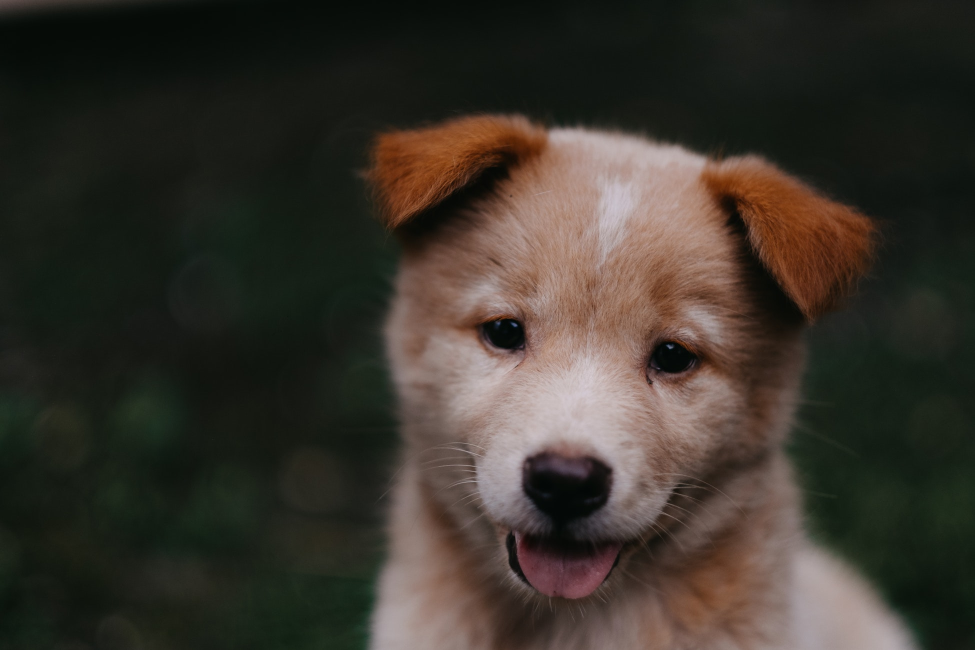
#> input picture 計算神經科學/code/images_data/00-puppy.jpg, 1950 x 1300 px, found by its file name (shown at 1/2 size)
$ jupyter execute --allow-errors opencv.ipynb   (shell and % lines are left out)
#> lines starting #> are read from the running program, lines starting #| are printed output that depends on the picture; after the words box and inside, x2 and y2 are one past the last pixel; in counts of white or black regions, pixels touching at a corner belong together; long printed decimals are rounded
[cell 1]
#!pip install opencv-python
#!pip install opencv_contrib_python
#!pip install --upgrade pip setuptools wheel

[cell 2]
from google.colab import drive
drive.mount('/content/drive')

[cell 3]
import cv2
import matplotlib.pyplot as plt

[cell 4]
%cd /content/drive/MyDrive/python-opencv-course-master

## Color

[cell 5]
img = cv2.imread('./DATA/00-puppy.jpg')
#> img is the input picture: shape (1300, 1950, 3); mean B, G, R 43.8, 51.8, 57.3

[cell 6]
print(img.shape)
#| (1300, 1950, 3)

[cell 7]
plt.imshow(img)

[cell 8]
img = cv2.cvtColor(img, cv2.COLOR_BGR2RGB)
plt.imshow(img)

[cell 9]
img_gray = cv2.cvtColor(img, cv2.COLOR_BGR2GRAY)
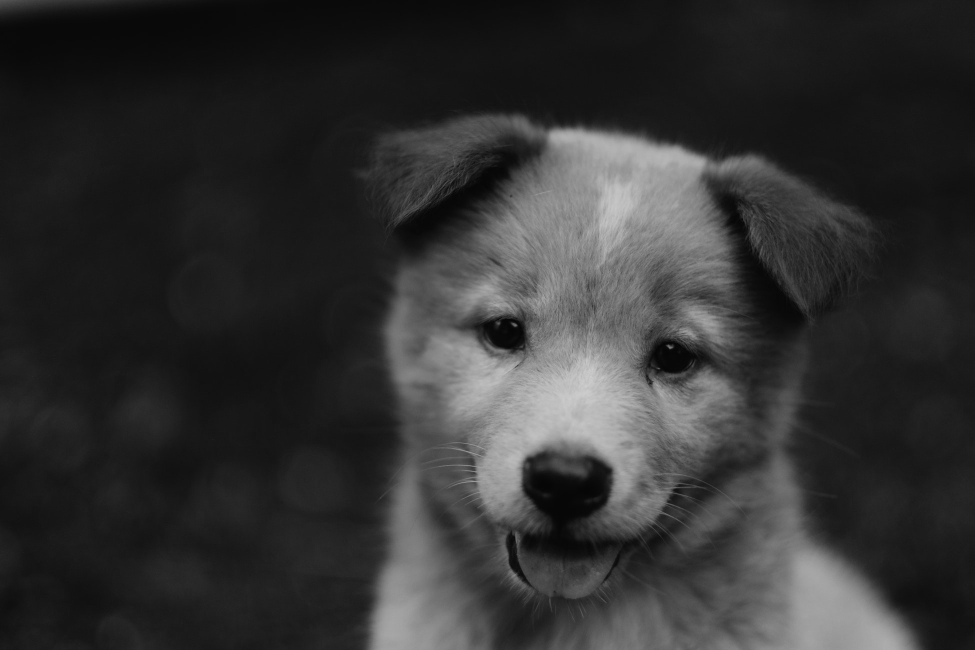
#> img_gray: shape (1300, 1950) (shown at 1/2 size); min 1, max 207, mean 50
plt.imshow(img_gray, cmap="gray")

[cell 10]
hist_values = cv2.calcHist([img], channels=[0], mask=None, histSize=[256], ranges=[0,256])
#> hist_values = 256 values, max 133817 at index 21, min 0 at index 217, mean 9902.3
plt.plot(hist_values)
#> figure, not shown here; curve peaks at x = 21, y = 133817

[cell 11]
color = ('r','g','b')

for i,col in enumerate(color):
    histr = cv2.calcHist([img], [i], None, [256], [0,256])
    plt.plot(histr, color=col)
    plt.xlim([0,256])
#> figure, not shown here; curve peaks at x = 21, y = 133817; curve peaks at x = 25, y = 114036; curve peaks at x = 21, y = 158781

[cell 12]
output = cv2.flip(img, 0)    # 0上下翻轉, 1左右翻轉, -1上下左右翻轉
plt.imshow(output)

[cell 13]
output_ROTATE_90_CLOCKWISE = cv2.rotate(img, cv2.ROTATE_90_CLOCKWISE)
plt.imshow(output_ROTATE_90_CLOCKWISE)

[cell 14]
output_1 = cv2.resize(img, (200, 200))   # 產生 200x200 的圖
plt.imshow(output_1)

## BLUR

[cell 15]
import numpy as np

[cell 16]
img = cv2.imread('DATA/bricks.jpg')
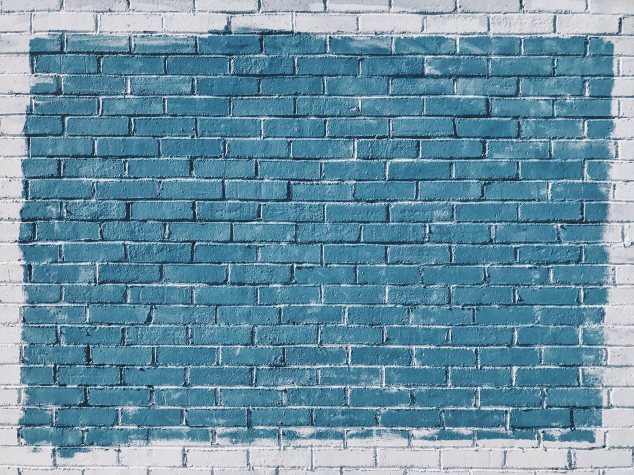
#> input picture 計算神經科學/code/images_data/bricks.jpg, 1267 x 950 px, found by its file name (shown at 1/2 size)
#> img is the input picture: shape (950, 1267, 3); mean B, G, R 163.5, 144, 104.9
img = cv2.cvtColor(img, cv2.COLOR_BGR2RGB)

[cell 17]
kernel = np.ones(shape=(5,5), dtype=np.float32)/25

[cell 18]
kernel

[cell 19]
dst = cv2.filter2D(img, -1, kernel)
plt.imshow(dst)

[cell 20]
blurred = cv2.blur(img, ksize=(10,10))
plt.imshow(blurred)

[cell 21]
# Gaussian Blur
blurred_img = cv2.GaussianBlur(img, (5,5), 0)
plt.imshow(blurred_img)

##Threshold

[cell 22]
img = cv2.imread('./DATA/gradient.png')
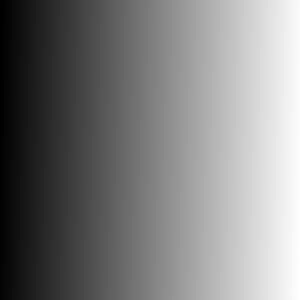
#> input picture 計算神經科學/code/images_data/gradient.png, 300 x 300 px, found by its file name
#> img is the input picture: shape (300, 300, 3); mean B, G, R 126.5, 126.5, 126.5
img_gray = cv2.cvtColor(img, cv2.COLOR_BGR2GRAY); # 轉換前，都先將圖片轉換成灰階色彩
#> img_gray: shape (300, 300)
ret, output1 = cv2.threshold(img_gray, 127, 255, cv2.THRESH_BINARY)     # 如果大於 127 就等於 255，反之等於 0。
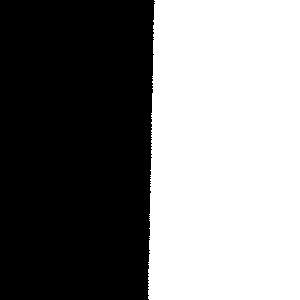
#> output1: shape (300, 300); 49.6% white; 1 white region, box (x1, y1, x2, y2) and area: (148, 0, 300, 300) 44659
ret, output2 = cv2.threshold(img_gray, 127, 255, cv2.THRESH_BINARY_INV) # 如果大於 127 就等於 0，反之等於 255。
ret, output3 = cv2.threshold(img_gray, 127, 255, cv2.THRESH_TRUNC)      # 如果大於 127 就等於 127，反之數值不變。
ret, output4 = cv2.threshold(img_gray, 127, 255, cv2.THRESH_TOZERO)     # 如果大於 127 數值不變，反之數值等於 0。
ret, output5 = cv2.threshold(img_gray, 127, 255, cv2.THRESH_TOZERO_INV) # 如果大於 127 等於 0，反之數值不變。
plt.imshow(output5)

[cell 23]
img = cv2.imread('./DATA/dige.png')
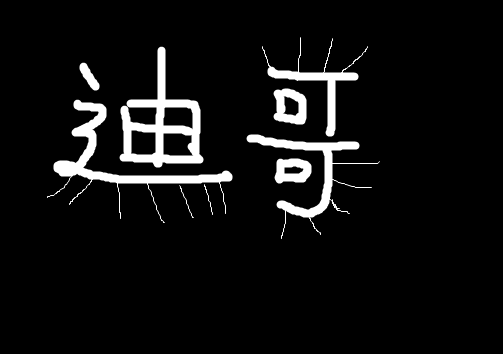
#> input picture 計算神經科學/code/images_data/dige.png, 503 x 354 px, found by its file name
#> img is the input picture: shape (354, 503, 3); min 0, max 255, mean 15.9
img_gray = cv2.cvtColor(img, cv2.COLOR_BGR2GRAY); # 轉換前，都先將圖片轉換成灰階色彩
#> img_gray: shape (354, 503)

[cell 24]
kernel = cv2.getStructuringElement(cv2.MORPH_RECT, (3, 3))

img_out = cv2.erode(img_gray, kernel)     # 先侵蝕，將白色小圓點移除
plt.imshow(img_out)

[cell 25]
img_back = cv2.dilate(img_out, kernel)    # 再膨脹，白色小點消失
plt.imshow(img_back)

##edges

[cell 26]
img = cv2.imread('./DATA/Lenna.png')
#> (the rest of this cell did not finish here and is left out)

[cell 27]
img = cv2.imread('./DATA/Lenna.png')
#> (the rest of this cell did not finish here and is left out)

[cell 28]
img = cv2.imread('./DATA/Lenna.png')
#> (the rest of this cell did not finish here and is left out)

[cell 29]
flat_chess = cv2.imread('./DATA/flat_chessboard.png')
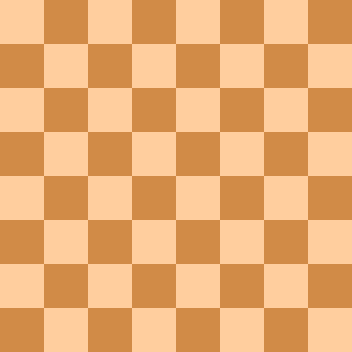
#> input picture 計算神經科學/code/images_data/flat_chessboard.png, 352 x 352 px, found by its file name
#> flat_chess is the input picture: shape (352, 352, 3); mean B, G, R 114.5, 172.5, 232
gray_flat_chess = cv2.cvtColor(flat_chess, cv2.COLOR_BGR2GRAY)
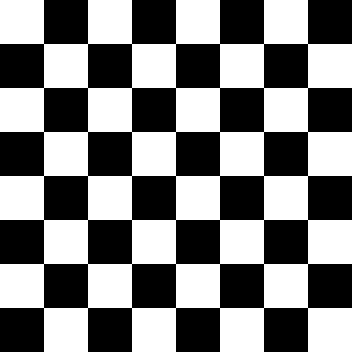
#> gray_flat_chess: shape (352, 352); values 152 (black) and 215 (white), 50% white; 1 white region, box (x1, y1, x2, y2) and area: (0, 0, 352, 352) 61952
plt.imshow(gray_flat_chess, cmap='gray')

[cell 30]
# Harris Corner Detection Algorithm
dst = cv2.cornerHarris(src=gray_flat_chess, blockSize=2, ksize=3, k=0.04)
#> dst: shape (352, 352) float32
# Needed to show the results
dst = cv2.dilate(dst, None)
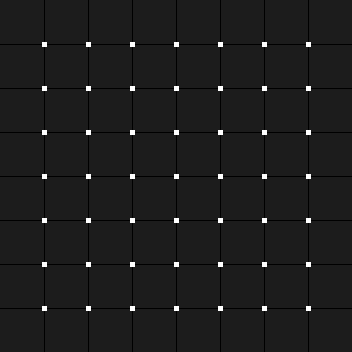
#> dst: shape (352, 352) float32; min -3.73e-05, max 0.000291, mean 1.54e-06; drawn with min black and max white
# Whenever our HCA is greater than 10 % of our max value, set it to red (for visualization)
plt.imshow(flat_chess)

[cell 31]
# finding contours
img = cv2.imread('./DATA/internal_external.png')
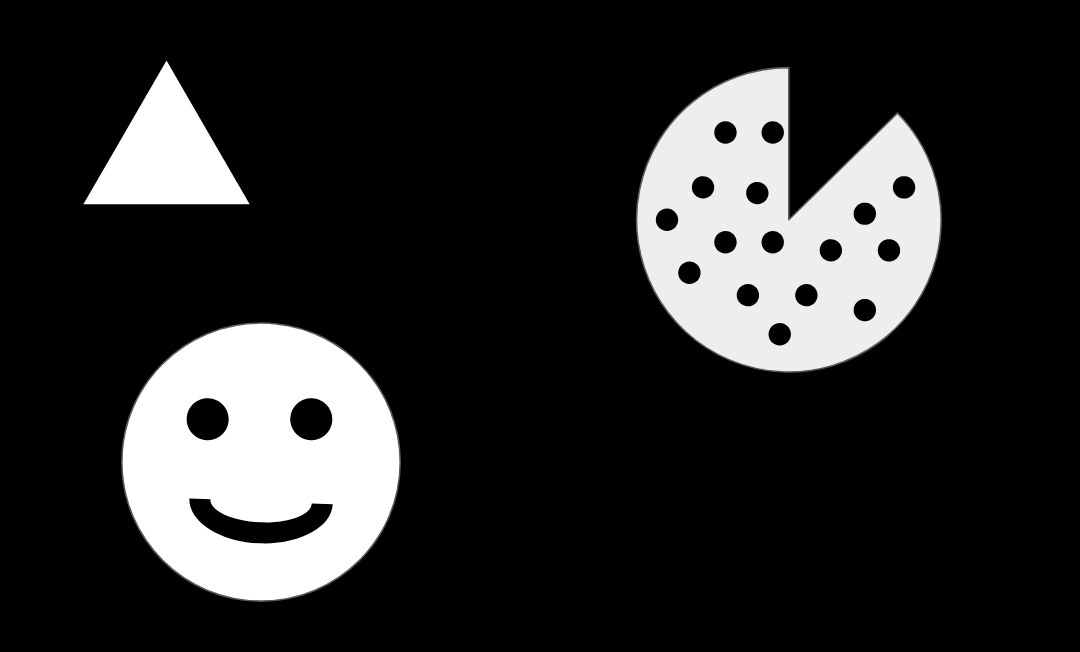
#> input picture 計算神經科學/code/images_data/internal_external.png, 1080 x 652 px, found by its file name
#> img is the input picture: shape (652, 1080, 3); min 0, max 255, mean 43.4
img_gray = cv2.cvtColor(img, cv2.COLOR_BGR2GRAY)
#> img_gray: shape (652, 1080)
ret,thresh = cv2.threshold(img_gray,127,255,cv2.THRESH_BINARY)
#> thresh: shape (652, 1080); 17.5% white; 3 white regions
plt.imshow(thresh)

[cell 32]
contours, hierarchy = cv2.findContours(thresh,cv2.RETR_TREE,cv2.CHAIN_APPROX_NONE)
#> contours = 22 contours; largest, box (x1, y1, x2, y2) and area: (637, 69, 941, 371) 62364, (122, 323, 400, 601) 59850, (84, 61, 249, 204) 11680, (188, 498, 334, 544) 3208, (289, 397, 333, 441) 1446

[cell 33]
# drawing contours
img2 = img.copy()
res = cv2.drawContours(img2, contours, -1, (255,0,0), 2)
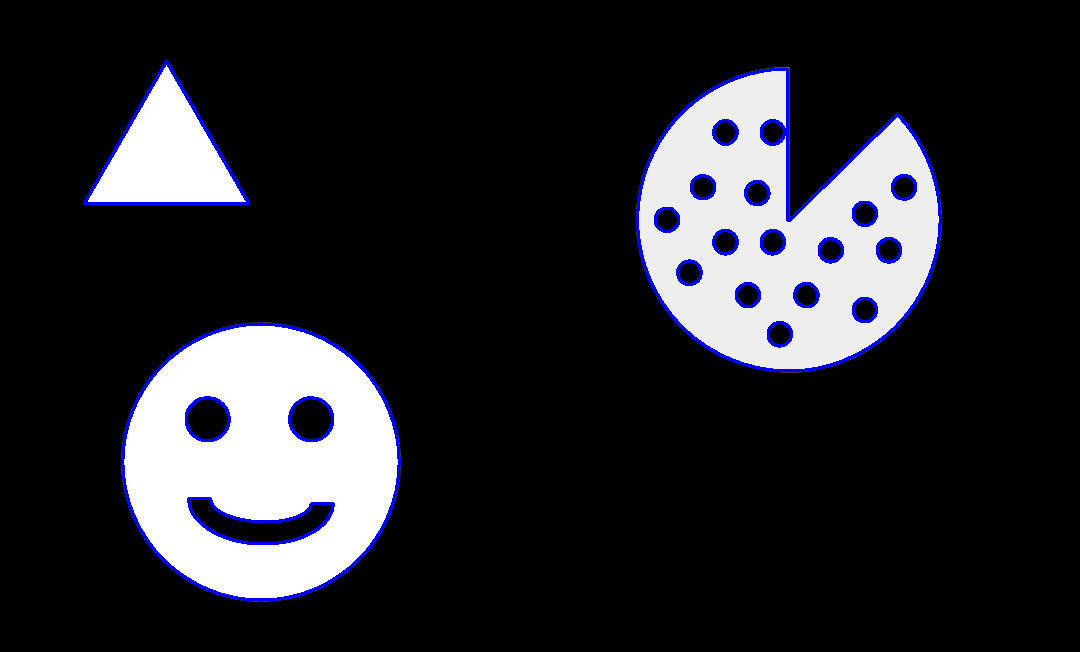
#> res: shape (652, 1080, 3); mean B, G, R 45.2, 39.9, 39.9
plt.imshow(res)

[cell 34]
# drawing contours
img2 = img.copy()
res = cv2.drawContours(img2, contours, 0, (255,0,0), 2)
plt.imshow(res)

[cell 35]
cnt = contours[0]
#> cnt = contour of 781 points, box (x1, y1, x2, y2) (122, 323, 400, 601), area 59850

[cell 36]
cv2.contourArea(cnt)
#> Out = 59849.5

[cell 37]
cv2.arcLength(cnt,True)
#> Out = 916.4

[cell 38]
img = cv2.imread('./DATA/internal_external.png')
img_gray = cv2.cvtColor(img, cv2.COLOR_BGR2GRAY)
ret,thresh = cv2.threshold(img_gray,127,255,cv2.THRESH_BINARY)
contours, hierarchy = cv2.findContours(thresh,cv2.RETR_TREE,cv2.CHAIN_APPROX_NONE)
cnt = contours[0]
x,y,w,h = cv2.boundingRect(cnt)
#> x = 122; y = 323; w = 278; h = 278
res = cv2.rectangle(img, (x,y),(x+w, y+h), (255,0,0), 2)
plt.imshow(res)

[cell 39]
area = cv2.contourArea(cnt)
#> area = 59849.5
x,y,w,h = cv2.boundingRect(cnt)
rect_area = w * h
#> rect_area = 77284
percent = float(area)/rect_area
#> percent = 0.774
print("percentage:", percent)
#| percentage: 0.7744
